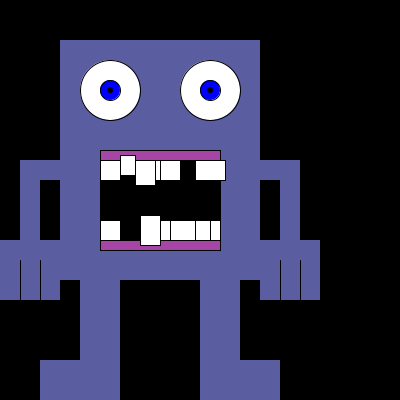
Frame 1 (no input)
Frame 60 (the mouse pressed at the canvas centre just before this capture): identical to frame 1, image omitted
Frame 120 (the mouse held since frame 60 and released just before this capture): identical to frame 1, image omitted

The Processing sketch that drew this single still picture (run headless with seeded random() and noise(); from frame 60 on, the mouse is pressed at the canvas centre):

// Processing sketch: processing_1687
// ── processing_1687.pde

void setup() {
  background(0);
  size(400,400);
  smooth();
}

void draw() {
  smooth();
  background(0);
  noStroke();
  fill(90,94,160);
  rect(60,40,200,240);
  rect(20,160,40,20);
  rect(20,180,20,60);
  rect(0,240,60,60);
  stroke(0);
  line(20,260,20,300);
  line(40,260,40,300);
  noStroke();
  rect(80,280,40,120);
  rect(40,360,40,40);
  rect(260,160,40,20);
  rect(280,180,20,60);
  rect(260,240,60,60);
  stroke(0);
  line(280,260,280,300);
  line(300,260,300,300);
  noStroke();
  rect(200,280,40,120);
  rect(240,360,40,40);
  stroke(0);
  fill(0);
  rect(100,160,120,80);
  fill(167,69,167);
  rect(100,150,120,10);
  rect(100,240,120,10);
  fill(255);
  rect(100,160,20,20);
  rect(120,155,15,20);
  rect(135,160,20,25);
  rect(155,160,5,20);
  rect(160,160,20,20);
  rect(195,160,30,20);
  rect(100,220,20,20);
  rect(140,215,20,30);
  rect(160,220,10,20);
  rect(170,220,25,20);
  rect(195,220,15,20);
  rect(210,220,10,20);
  fill(255);
  ellipse(110,90,60,60);
  ellipse(210,90,60,60);
  fill(0,0,255);
  ellipse(110,90,20,20);
  ellipse(210,90,20,20);
  fill(0);
  ellipse(110,90,5,5);
  ellipse(210,90,5,5);
  
    if (mousePressed) {
    smooth();
    background(0);
    noStroke();
    fill(90,94,160);
    rect(60,40,200,240);
    rect(20,160,40,20);
    rect(20,180,20,60);
    rect(0,240,60,60);
    stroke(0);
    line(20,260,20,300);
    line(40,260,40,300);
    noStroke();
    rect(80,280,40,120);
    rect(40,360,40,40);
    rect(260,160,40,20);
    rect(280,180,20,60);
    rect(260,240,60,60);
    stroke(0);
    line(280,260,280,300);
    line(300,260,300,300);
    noStroke();
    rect(200,280,40,120);
    rect(240,360,40,40);
    stroke(0);
    fill(0);
    rect(100,160,120,80);
    fill(167,69,167);
    rect(100,150,120,10);
    rect(100,240,120,10);
    fill(255);
    rect(100,160,20,20);
    rect(120,155,15,20);
    rect(135,160,20,25);
    rect(155,160,5,20);
    rect(160,160,20,20);
    rect(195,160,30,20);
    rect(100,220,20,20);
    rect(140,215,20,30);
    rect(160,220,10,20);
    rect(170,220,25,20);
    rect(195,220,15,20);
    rect(210,220,10,20);
    fill(255);
    ellipse(110,90,60,60);
    ellipse(210,90,60,60);
    fill(0,0,255);
    ellipse(110,90,20,20);
    ellipse(210,90,20,20);
    fill(0);
    ellipse(110,90,5,5);
    ellipse(210,90,5,5);
  }

  if (keyPressed) {
    smooth();
    background(0);
    noStroke();
    fill(90,94,160);
    rect(60,40,200,240);
    rect(20,160,40,20);
    rect(20,180,20,60);
    rect(0,240,60,60);
    stroke(0);
    line(20,260,20,300);
    line(40,260,40,300);
    noStroke();
    rect(80,280,40,120);
    rect(40,360,40,40);
    rect(260,160,40,20);
    rect(280,180,20,60);
    rect(260,240,60,60);
    stroke(0);
    line(280,260,280,300);
    line(300,260,300,300);
    noStroke();
    rect(200,280,40,120);
    rect(240,360,40,40);
    stroke(0);
    fill(0);
    rect(100,160,120,80);
    fill(167,69,167);
    rect(100,150,120,10);
    rect(100,240,120,10);
    fill(255);
    rect(100,160,20,20);
    rect(120,155,15,20);
    rect(135,160,20,25);
    rect(155,160,5,20);
    rect(160,160,20,20);
    rect(195,160,30,20);
    rect(100,220,20,20);
    rect(140,215,20,30);
    rect(160,220,10,20);
    rect(170,220,25,20);
    rect(195,220,15,20);
    rect(210,220,10,20);
    fill(255);
    ellipse(110,90,60,20);
    ellipse(210,90,60,20);
    fill(0,0,255);
    ellipse(110,90,20,20);
    ellipse(210,90,20,20);
    fill(0);
    ellipse(110,90,5,5);
    ellipse(210,90,5,5);
  }
  if (mousePressed) {
    smooth();
    background(0);
    noStroke();
    fill(90,94,160);
    rect(60,40,200,240);
    rect(20,160,40,20);
    rect(20,180,20,60);
    rect(0,240,60,60);
    stroke(0);
    line(20,260,20,300);
    line(40,260,40,300);
    noStroke();
    rect(80,280,40,120);
    rect(40,360,40,40);
    rect(260,160,40,20);
    rect(280,180,20,60);
    rect(260,240,60,60);
    stroke(0);
    line(280,260,280,300);
    line(300,260,300,300);
    noStroke();
    rect(200,280,40,120);
    rect(240,360,40,40);
    stroke(0);
    fill(0);
    rect(100,160,120,80);
    fill(167,69,167);
    rect(100,150,120,10);
    rect(100,240,120,10);
    fill(255);
    rect(100,160,20,20);
    rect(120,155,15,20);
    rect(135,160,20,25);
    rect(155,160,5,20);
    rect(160,160,20,20);
    rect(195,160,30,20);
    rect(100,220,20,20);
    rect(140,215,20,30);
    rect(160,220,10,20);
    rect(170,220,25,20);
    rect(195,220,15,20);
    rect(210,220,10,20);
    fill(255);
    ellipse(110,90,60,60);
    ellipse(210,90,60,60);
    fill(0,0,255);
    ellipse(110,90,20,20);
    ellipse(210,90,20,20);
    fill(0);
    ellipse(110,90,5,5);
    ellipse(210,90,5,5);
  }
}
